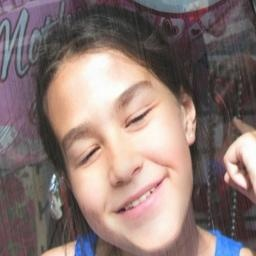
#> input picture DATA/Fake/Fake_106.jpg, 256 x 256 px; its folder holds 4 pictures in this run; the run also reads 1 picture not shown here
$ python train_sklearn.py
#> lines starting #> are read from the running program, lines starting #| are printed output that depends on the picture; after the words box and inside, x2 and y2 are one past the last pixel; in counts of white or black regions, pixels touching at a corner belong together
#> pass 2 of the loop in load_image_paths, `for label, subdir in [(0, "Real"), (1, "Fake")]:`:
#> in build_features, img is the input picture: PIL image 256x256 RGB; mean R, G, B 138, 119.4, 115.5
"""
Verifixia – Deepfake Detector Training  (scikit-learn, any Python version)
===========================================================================
Trains an ensemble (SVM + GradientBoosting) on rich image features:
  • HOG (scikit-image if available, else pure-numpy fallback)
  • Multi-scale RGB + LAB colour histograms
  • DCT frequency features (top-128 coefficients)
  • Statistical moments per channel (mean/std/skew/kurt)
  • Pixel-difference texture (LBP-lite)

Works on Python 3.13/3.14 without PyTorch or TensorFlow.

Usage (from repo root):
    python scripts/train_sklearn.py                 # defaults
    python scripts/train_sklearn.py --n_aug 5       # less aug, faster
    python scripts/train_sklearn.py --n_aug 10      # more aug, better model

Output:  models/deepfake_sklearn.pkl
"""

import argparse
import os
import pickle
import random
import sys
import time
from pathlib import Path

import numpy as np
from PIL import Image, ImageEnhance, ImageFilter, ImageOps

# ── Optional scikit-image HOG (faster & better than pure-numpy) ───────────
try:
    from skimage.feature import hog as ski_hog  # type: ignore
    from skimage.color import rgb2gray as ski_rgb2gray  # type: ignore
    _SKIMAGE = True
except ImportError:
    _SKIMAGE = False

# ── Constants ────────────────────────────────────────────────────────────
IMG_SIZE   = (160, 160)   # larger than before → richer HOG
SEED       = 42
IMAGE_EXTS = {".jpg", ".jpeg", ".png", ".bmp", ".webp"}


# ════════════════════════════════════════════════════════════════════════════
# Feature extraction
# ════════════════════════════════════════════════════════════════════════════

def _numpy_hog(gray: np.ndarray, cell: int = 8, block: int = 2,
               bins: int = 9) -> np.ndarray:
    """Pure-numpy HOG fallback."""
    h, w = gray.shape
    gx = np.zeros_like(gray, dtype=np.float32)
    gy = np.zeros_like(gray, dtype=np.float32)
    gx[:, 1:-1] = gray[:, 2:].astype(np.float32) - gray[:, :-2].astype(np.float32)
    gy[1:-1, :] = gray[2:, :].astype(np.float32) - gray[:-2, :].astype(np.float32)
    mag = np.sqrt(gx ** 2 + gy ** 2)
    ang = (np.arctan2(gy, gx) * 180 / np.pi) % 180
    cy, cx = h // cell, w // cell
    hist = np.zeros((cy, cx, bins), dtype=np.float32)
    bw = 180.0 / bins
    for bi in range(bins):
        mask = (ang >= bi * bw) & (ang < (bi + 1) * bw)
        for r in range(cy):
            for c in range(cx):
                sl_m = mag[r * cell:(r + 1) * cell, c * cell:(c + 1) * cell]
                sl_k = mask[r * cell:(r + 1) * cell, c * cell:(c + 1) * cell]
                hist[r, c, bi] = sl_m[sl_k].sum()
    feats = []
    for r in range(cy - block + 1):
        for c in range(cx - block + 1):
            bh = hist[r:r + block, c:c + block, :].ravel()
            feats.append(bh / (np.sqrt((bh ** 2).sum()) + 1e-6))
    return np.concatenate(feats)


def _hog_features(img_rgb: np.ndarray) -> np.ndarray:
    if _SKIMAGE:
        gray = ski_rgb2gray(img_rgb)
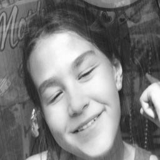
#> gray: shape (160, 160) float64; min 0.12, max 0.997, mean 0.483
        return ski_hog(
            gray, orientations=9, pixels_per_cell=(8, 8),
            cells_per_block=(2, 2), block_norm="L2-Hys",
            feature_vector=True,
        ).astype(np.float32)
    else:
        gray = (0.299 * img_rgb[:, :, 0] +
                0.587 * img_rgb[:, :, 1] +
                0.114 * img_rgb[:, :, 2]).astype(np.uint8)
        return _numpy_hog(gray)


def extract_features(img: Image.Image) -> np.ndarray:
    """
    Returns a 1-D float32 feature vector combining:
      HOG | RGB hist | LAB hist | stats | DCT | LBP-lite
    """
    img_r = img.resize(IMG_SIZE).convert("RGB")
    arr   = np.array(img_r, dtype=np.uint8)

    # 1. HOG
    hog_f = _hog_features(arr)
#> hog_f = 12996 values, max 0.518 at index 4420, min 0 at index 156, mean 0.124

    # 2. RGB colour histograms (64 bins per channel)
    rgb_h = []
    for ch in range(3):
        h, _ = np.histogram(arr[:, :, ch], bins=64, range=(0, 256))
        rgb_h.append(h / (h.sum() + 1e-6))
#> after the loop, rgb_h = 3 items
    rgb_h = np.concatenate(rgb_h).astype(np.float32)
#> rgb_h = 192 values, max 0.0657 at index 62, min 0 at index 0, mean 0.0156

    # 3. LAB colour histograms (32 bins per channel)
    try:
        lab_arr = np.array(img_r.convert("LAB"), dtype=np.uint8)
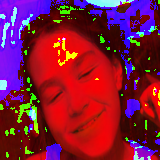
#> lab_arr: shape (160, 160, 3); mean R, G, B 129.6, 24.9, 57.5
    except Exception:
        lab_arr = arr
    lab_h = []
    for ch in range(3):
        h, _ = np.histogram(lab_arr[:, :, ch], bins=32, range=(0, 256))
        lab_h.append(h / (h.sum() + 1e-6))
#> after the loop, lab_h = 3 items
    lab_h = np.concatenate(lab_h).astype(np.float32)
#> lab_h = 96 values, max 0.483 at index 32, min 0 at index 0, mean 0.0313

    # 4. Per-channel statistical moments (mean, std, skew, kurt, p5, p95)
    stats = []
    for ch in range(3):
        cd  = arr[:, :, ch].astype(np.float64) / 255.0
        mu  = cd.mean()
        std = cd.std() + 1e-9
        stats += [
            mu, std,
            float(np.mean(((cd - mu) / std) ** 3)),   # skew
            float(np.mean(((cd - mu) / std) ** 4)),   # kurt
            float(np.percentile(cd, 5)),
            float(np.percentile(cd, 95)),
        ]
#> this loop made 3 passes
#> (mu, std) on passes 2 to 3: (0.468, 0.25), (0.453, 0.231)
#> (mu, std, stats) on pass 1: (0.541, 0.286, [0.541, 0.286, 0.431, 1.62, 0.2, 0.988])
#> pass 1, in extract_features, `cd  = arr[:, :, ch].astype(np.float64) / 255.0`:
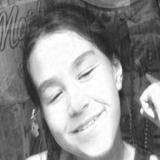
#> cd: shape (160, 160) float64; min 0.129, max 1, mean 0.541
    stats_f = np.array(stats, dtype=np.float32)
#> stats_f = 18 values, max 2.14 at index 15, min 0.169 at index 16, mean 0.714

    # 5. DCT-frequency fingerprint (top-128 absolute coefficients)
    gray_f32 = arr.mean(axis=2).astype(np.float32)
    fft_abs  = np.abs(np.fft.rfft2(gray_f32)).ravel()
#> fft_abs = 12960 values, max 3182501.7 at index 0, min 0.88 at index 6471, mean 2381.6
    top128   = np.sort(fft_abs)[::-1][:128]
#> top128 = 128 values, max 3182501.7 at index 0, min 22661 at index 127, mean 91753.7
    dct_f    = (top128 / (top128.max() + 1e-6)).astype(np.float32)
#> dct_f = 128 values, max 1 at index 0, min 0.00712 at index 127, mean 0.0288

    # 6. LBP-lite: sign of difference between pixel and 8-neighbours
    #    Gives a 256-bin texture histogram
    pad = np.pad(gray_f32, 1, mode="edge")
    centre = gray_f32
    lbp_code = np.zeros_like(centre, dtype=np.uint8)
    offsets = [(-1,-1),(-1,0),(-1,1),(0,1),(1,1),(1,0),(1,-1),(0,-1)]
    for bit, (dr, dc) in enumerate(offsets):
        neighbour = pad[1+dr:1+dr+IMG_SIZE[0], 1+dc:1+dc+IMG_SIZE[1]]
        lbp_code += ((neighbour >= centre).astype(np.uint8) << bit)
#> this loop made 8 passes
#> pass 1, in extract_features, `lbp_code += ((neighbour >= centre).astype(np.uint8) << bit)`:
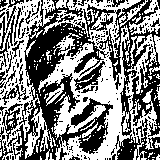
#> lbp_code: shape (160, 160); values 0 (black) and 1 (white), 51.1% white; 247 black regions (220 under 20 px), largest, box (x1, y1, x2, y2) and area: (12, 0, 160, 160) 9798, (0, 6, 17, 67) 306, (74, 61, 105, 91) 298
#> after the loop:
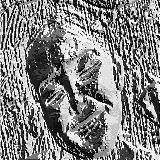
#> lbp_code: shape (160, 160); min 0, max 255, mean 130.1
    lbp_h, _ = np.histogram(lbp_code.ravel(), bins=256, range=(0, 256))
#> lbp_h = 256 values, max 1488 at index 30, min 0 at index 43, mean 100
    lbp_f    = (lbp_h / (lbp_h.sum() + 1e-6)).astype(np.float32)
#> lbp_f = 256 values, max 0.0581 at index 30, min 0 at index 43, mean 0.00391

    return np.concatenate([hog_f, rgb_h, lab_h, stats_f, dct_f, lbp_f])


# ════════════════════════════════════════════════════════════════════════════
# Augmentation
# ════════════════════════════════════════════════════════════════════════════

def augment(img: Image.Image, rng: random.Random) -> Image.Image:
    ops = [
        lambda i: i.transpose(Image.FLIP_LEFT_RIGHT),
        lambda i: i.transpose(Image.FLIP_TOP_BOTTOM),
        lambda i: i.rotate(rng.uniform(-20, 20), fillcolor=(128, 128, 128)),
        lambda i: ImageEnhance.Brightness(i).enhance(rng.uniform(0.6, 1.5)),
        lambda i: ImageEnhance.Contrast(i).enhance(rng.uniform(0.6, 1.5)),
        lambda i: ImageEnhance.Sharpness(i).enhance(rng.uniform(0.5, 2.0)),
        lambda i: ImageEnhance.Color(i).enhance(rng.uniform(0.7, 1.4)),
        lambda i: i.filter(ImageFilter.GaussianBlur(radius=rng.uniform(0.5, 2.0))),
        lambda i: ImageOps.autocontrast(i),
        lambda i: i.crop((
            rng.randint(0, 16), rng.randint(0, 16),
            i.width - rng.randint(0, 16), i.height - rng.randint(0, 16)
        )).resize(i.size),
    ]
    # Apply 2–4 random ops
    for op in rng.sample(ops, k=rng.randint(2, 4)):
        try:
            img = op(img)
        except Exception:
            pass
    return img


# ════════════════════════════════════════════════════════════════════════════
# Dataset loading & feature building
# ════════════════════════════════════════════════════════════════════════════

def load_image_paths(data_dir: Path):
    paths, labels = [], []
    for label, subdir in [(0, "Real"), (1, "Fake")]:
        d = data_dir / subdir
        if not d.exists():
            print(f"  ⚠  Not found: {d}")
            continue
        for f in sorted(d.iterdir()):
            if f.suffix.lower() in IMAGE_EXTS:
                paths.append(str(f))
                labels.append(label)
    return paths, labels


def build_features(paths, labels, n_aug: int, rng: random.Random,
                   tag: str) -> tuple:
    X, y = [], []
    t0   = time.time()
    n    = len(paths)
    for i, (p, lbl) in enumerate(zip(paths, labels), 1):
        elapsed = time.time() - t0
        eta     = (elapsed / i) * (n - i) if i > 1 else 0
        print(f"\r  {tag} [{i:>4}/{n}]  ETA {eta:>4.0f}s  {Path(p).name[:35]:35s}",
              end="", flush=True)
        try:
            img = Image.open(p).convert("RGB")
        except Exception as e:
            print(f"\n  ⚠  Skip {p}: {e}")
            continue
        X.append(extract_features(img))
        y.append(lbl)
        for _ in range(n_aug):
            X.append(extract_features(augment(img, rng)))
            y.append(lbl)
#> this loop made 4 passes
#> pass 1, in _hog_features (call 2), `gray = ski_rgb2gray(img_rgb)`:
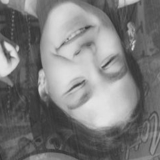
#> gray: shape (160, 160) float64; min 0.193, max 0.895, mean 0.485
#> pass 1, in extract_features (call 2), `lab_arr = np.array(img_r.convert("LAB"), dtype=np.uint8)`:
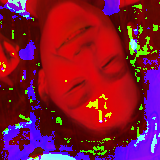
#> lab_arr: shape (160, 160, 3); mean R, G, B 131, 21.4, 50.4
#> after the loop, X = 5 items; y = [1, 1, 1, 1, 1]
#> pass 2 of the loop in build_features, `for i, (p, lbl) in enumerate(zip(paths, labels), 1):`:
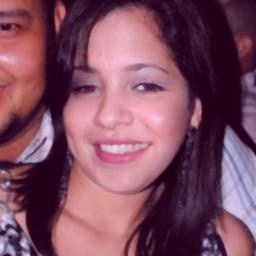
#> input picture DATA/Fake/Fake_118.jpg, 256 x 256 px
#> in build_features, img is the input picture: PIL image 256x256 RGB; mean R, G, B 125.8, 76.4, 96.4
#> hog_f = 12996 values, max 0.557 at index 8677, min 0 at index 19, mean 0.114
#> after the loop in extract_features (call 6), `for ch in range(3):`: rgb_h = 3 items
#> in extract_features (call 6), `rgb_h = np.concatenate(rgb_h).astype(np.float32)`: rgb_h = 192 values, max 0.146 at index 64, min 0 at index 0, mean 0.0156
#> after the loop in extract_features (call 6), `for ch in range(3):`: lab_h = 3 items
#> in extract_features (call 6), `lab_h = np.concatenate(lab_h).astype(np.float32)`: lab_h = 96 values, max 0.441 at index 34, min 0 at index 29, mean 0.0312
#> the loop in extract_features (call 6), `for ch in range(3):` made 3 passes
#> (mu, std) on passes 2 to 3: (0.3, 0.24), (0.378, 0.227)
#> stats_f = 18 values, max 1.79 at index 15, min 0 at index 10, mean 0.541
#> fft_abs = 12960 values, max 2548851.7 at index 0, min 1.39 at index 6630, mean 2319.1
#> top128 = 128 values, max 2548851.7 at index 0, min 24889.3 at index 127, mean 84637.5
#> dct_f = 128 values, max 1 at index 0, min 0.00976 at index 127, mean 0.0332
#> after the loop in extract_features (call 6), `for bit, (dr, dc) in enumerate(offsets):`:
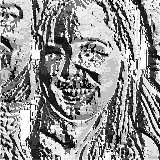
#> lbp_code: shape (160, 160); min 0, max 255, mean 146.5
#> lbp_h = 256 values, max 1772 at index 225, min 0 at index 21, mean 100
#> lbp_f = 256 values, max 0.0692 at index 225, min 0 at index 21, mean 0.00391
#> the loop in build_features, `for _ in range(n_aug):` made 4 passes
#> pass 1, in extract_features (call 7), `img_r = img.resize(IMG_SIZE).convert("RGB")`:
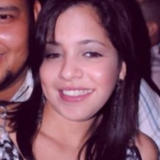
#> img_r: PIL image 160x160 RGB; mean R, G, B 121.5, 77.5, 95.3
#> after the loop in build_features, `for _ in range(n_aug):`: X = 10 items; y = [1, 1, 1, 1, 1, 1, 1, 1, 1, 1]
#> pass 3 of the loop in build_features, `for i, (p, lbl) in enumerate(zip(paths, labels), 1):`:
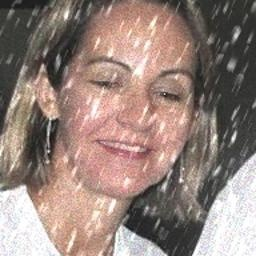
#> input picture DATA/Fake/Fake_104.jpg, 256 x 256 px
#> in build_features, img is the input picture: PIL image 256x256 RGB; mean R, G, B 149.8, 130.7, 123.1
#> hog_f = 12996 values, max 0.492 at index 12826, min 0 at index 7, mean 0.138
#> after the loop in extract_features (call 11), `for ch in range(3):`: rgb_h = 3 items
#> in extract_features (call 11), `rgb_h = np.concatenate(rgb_h).astype(np.float32)`: rgb_h = 192 values, max 0.0421 at index 140, min 0 at index 0, mean 0.0156
#> after the loop in extract_features (call 11), `for ch in range(3):`: lab_h = 3 items
#> in extract_features (call 11), `lab_h = np.concatenate(lab_h).astype(np.float32)`: lab_h = 96 values, max 0.496 at index 32, min 0 at index 0, mean 0.0312
#> the loop in extract_features (call 11), `for ch in range(3):` made 3 passes
#> (mu, std) on passes 2 to 3: (0.513, 0.235), (0.483, 0.233)
#> stats_f = 18 values, max 2.5 at index 15, min -0.153 at index 2, mean 0.705
#> fft_abs = 12960 values, max 3444704 at index 0, min 4.48 at index 7573, mean 3132.9
#> top128 = 128 values, max 3444704 at index 0, min 27009.7 at index 127, mean 99109.1
#> dct_f = 128 values, max 1 at index 0, min 0.00784 at index 127, mean 0.0288
#> the loop in extract_features (call 11), `for bit, (dr, dc) in enumerate(offsets):` made 8 passes
#> pass 1, in extract_features (call 11), `lbp_code += ((neighbour >= centre).astype(np.uint8) << bit)`:
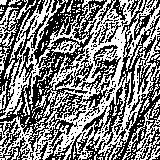
#> lbp_code: shape (160, 160); values 0 (black) and 1 (white), 49.3% white in thin lines or dots
#> pass 2, in extract_features (call 11), `neighbour = pad[1+dr:1+dr+IMG_SIZE[0], 1+dc:1+dc+IMG_SIZE[1]]`:
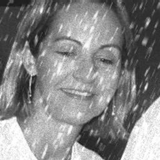
#> neighbour: shape (160, 160) float32; min 26.33, max 255, mean 133.7
#> lbp_h = 256 values, max 1751 at index 255, min 1 at index 85, mean 100
#> lbp_f = 256 values, max 0.0684 at index 255, min 3.91e-05 at index 85, mean 0.00391
#> after the loop in build_features, `for _ in range(n_aug):`: X = 15 items; y = [1, 1, 1, 1, 1, 1, 1, 1, 1, 1, 1, 1, 1, 1, 1]
    elapsed = time.time() - t0
    print(f"\r  {tag} done – {len(X)} samples in {elapsed:.1f}s" + " " * 40)
#|   Train done – 15 samples in 1.3s
    return np.array(X, dtype=np.float32), np.array(y, dtype=np.int32)


# ════════════════════════════════════════════════════════════════════════════
# Main
# ════════════════════════════════════════════════════════════════════════════

def main():
    ap = argparse.ArgumentParser()
    ap.add_argument("--data_dir", default="DATA")
    ap.add_argument("--out",      default="models/deepfake_sklearn.pkl")
    ap.add_argument("--n_aug",    type=int, default=4,
                    help="Augmentation copies per training image (default 4)")
    ap.add_argument("--no_ensemble", action="store_true",
                    help="Train SVM only (faster, no GBM)")
    args = ap.parse_args()

    root     = Path(__file__).resolve().parent.parent
    data_dir = (root / args.data_dir).resolve()
    out_path = (root / args.out).resolve()
    out_path.parent.mkdir(parents=True, exist_ok=True)

    print(f"\n{'='*62}")
    print("  Verifixia – Deepfake Detector  (re-train with full dataset)")
    print(f"{'='*62}")
    print(f"  Data      : {data_dir}")
    print(f"  Output    : {out_path}")
    print(f"  Img size  : {IMG_SIZE}")
    print(f"  Aug×      : {args.n_aug}  |  scikit-image HOG: {_SKIMAGE}")
    print(f"{'='*62}\n")

    # ── Load & split ──────────────────────────────────────────────────────
    from sklearn.model_selection import train_test_split

    paths, labels = load_image_paths(data_dir)
    if not paths:
        print("❌  No images found. Check DATA/Real and DATA/Fake.")
        sys.exit(1)

    real_n = labels.count(0)
    fake_n = labels.count(1)
    print(f"  Dataset   : {len(paths)} images  (real={real_n}, fake={fake_n})")

    tr_p, va_p, tr_l, va_l = train_test_split(
        paths, labels, test_size=0.15, stratify=labels, random_state=SEED
    )
    print(f"  Split     : train={len(tr_p)}  val={len(va_p)}\n")

    rng = random.Random(SEED)

    # ── Feature extraction ────────────────────────────────────────────────
    X_tr, y_tr = build_features(tr_p, tr_l, args.n_aug, rng, "Train")
#> y_tr = [1, 1, 1, 1, 1, 1, 1, 1, 1, 1, 1, 1, 1, 1, 1]
    X_va, y_va = build_features(va_p, va_l, 0,          rng, "Val  ")
#|   Val   done – 1 samples in 0.1s
#> y_va = [1]

    print(f"\n  Features  : {X_tr.shape[1]} dims per image")
#|   Features  : 13686 dims per image
    print(f"  Train set : {X_tr.shape[0]} samples  "
          f"(real={int((y_tr==0).sum())}, fake={int((y_tr==1).sum())})")
#|   Train set : 15 samples  (real=0, fake=15)

    # ── Normalise ─────────────────────────────────────────────────────────
    from sklearn.preprocessing import StandardScaler
    scaler  = StandardScaler()
    X_tr_sc = scaler.fit_transform(X_tr)
    X_va_sc = scaler.transform(X_va)

    # ── Models ────────────────────────────────────────────────────────────
    from sklearn.svm import SVC
    from sklearn.ensemble import GradientBoostingClassifier, VotingClassifier
    from sklearn.calibration import CalibratedClassifierCV
    from sklearn.metrics import (accuracy_score, classification_report,
                                  confusion_matrix, roc_auc_score)

    print("\n  Training SVM …")
    t0  = time.time()
    svm = SVC(kernel="rbf", C=20, gamma="scale",
              class_weight="balanced", probability=False, random_state=SEED)
    svm_cal = CalibratedClassifierCV(svm, cv=5, method="isotonic")
#> (the run stopped early here; a loop or call above may not have finished)
